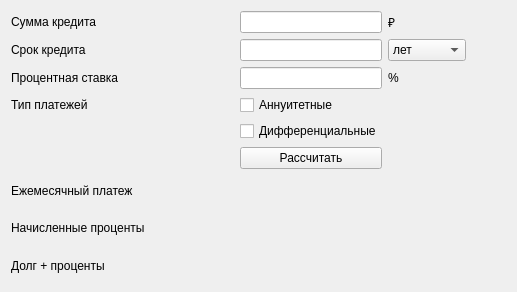
<?xml version="1.0" encoding="UTF-8"?>
<ui version="4.0">
 <class>CreditCalc</class>
 <widget class="QWidget" name="CreditCalc">
  <property name="geometry">
   <rect>
    <x>0</x>
    <y>0</y>
    <width>517</width>
    <height>292</height>
   </rect>
  </property>
  <property name="windowTitle">
   <string>Form</string>
  </property>
  <layout class="QGridLayout" name="gridLayout">
   <item row="7" column="0">
    <widget class="QLabel" name="label_7">
     <property name="text">
      <string>Ежемесячный платеж</string>
     </property>
    </widget>
   </item>
   <item row="9" column="2">
    <widget class="QLabel" name="pay_label">
     <property name="text">
      <string/>
     </property>
    </widget>
   </item>
   <item row="1" column="3">
    <widget class="QComboBox" name="comb_year_mont">
     <item>
      <property name="text">
       <string>лет</string>
      </property>
     </item>
     <item>
      <property name="text">
       <string>месяцев</string>
      </property>
     </item>
    </widget>
   </item>
   <item row="8" column="0">
    <widget class="QLabel" name="label_8">
     <property name="text">
      <string>Начисленные проценты</string>
     </property>
    </widget>
   </item>
   <item row="0" column="4">
    <spacer name="horizontalSpacer">
     <property name="orientation">
      <enum>Qt::Horizontal</enum>
     </property>
     <property name="sizeType">
      <enum>QSizePolicy::Ignored</enum>
     </property>
     <property name="sizeHint" stdset="0">
      <size>
       <width>40</width>
       <height>20</height>
      </size>
     </property>
    </spacer>
   </item>
   <item row="0" column="3">
    <widget class="QLabel" name="label">
     <property name="text">
      <string>₽</string>
     </property>
    </widget>
   </item>
   <item row="3" column="0">
    <widget class="QLabel" name="label_4">
     <property name="text">
      <string>Процентная ставка</string>
     </property>
    </widget>
   </item>
   <item row="6" column="2">
    <widget class="QPushButton" name="pushButton">
     <property name="styleSheet">
      <string notr="true">background color: rgb(53, 152, 220);</string>
     </property>
     <property name="text">
      <string>Рассчитать</string>
     </property>
    </widget>
   </item>
   <item row="0" column="1">
    <spacer name="horizontalSpacer_2">
     <property name="orientation">
      <enum>Qt::Horizontal</enum>
     </property>
     <property name="sizeHint" stdset="0">
      <size>
       <width>40</width>
       <height>20</height>
      </size>
     </property>
    </spacer>
   </item>
   <item row="5" column="2">
    <widget class="QCheckBox" name="diff_checkbox">
     <property name="text">
      <string>Дифференциальные</string>
     </property>
     <attribute name="buttonGroup">
      <string notr="true">buttonGroup</string>
     </attribute>
    </widget>
   </item>
   <item row="9" column="0">
    <widget class="QLabel" name="label_10">
     <property name="text">
      <string>Долг + проценты</string>
     </property>
    </widget>
   </item>
   <item row="1" column="0">
    <widget class="QLabel" name="label_3">
     <property name="sizePolicy">
      <sizepolicy hsizetype="Minimum" vsizetype="Minimum">
       <horstretch>0</horstretch>
       <verstretch>0</verstretch>
      </sizepolicy>
     </property>
     <property name="text">
      <string>Срок кредита</string>
     </property>
    </widget>
   </item>
   <item row="0" column="2">
    <widget class="QLineEdit" name="line_sum">
     <property name="sizePolicy">
      <sizepolicy hsizetype="Minimum" vsizetype="Fixed">
       <horstretch>0</horstretch>
       <verstretch>0</verstretch>
      </sizepolicy>
     </property>
    </widget>
   </item>
   <item row="3" column="3">
    <widget class="QLabel" name="label_5">
     <property name="text">
      <string>%</string>
     </property>
    </widget>
   </item>
   <item row="1" column="2">
    <widget class="QLineEdit" name="line_time"/>
   </item>
   <item row="0" column="0">
    <widget class="QLabel" name="label_2">
     <property name="sizePolicy">
      <sizepolicy hsizetype="Preferred" vsizetype="Fixed">
       <horstretch>0</horstretch>
       <verstretch>0</verstretch>
      </sizepolicy>
     </property>
     <property name="text">
      <string>Сумма кредита</string>
     </property>
    </widget>
   </item>
   <item row="4" column="0">
    <widget class="QLabel" name="label_6">
     <property name="text">
      <string>Тип платежей</string>
     </property>
    </widget>
   </item>
   <item row="4" column="2">
    <widget class="QCheckBox" name="ann_checkbox">
     <property name="text">
      <string>Аннуитетные</string>
     </property>
     <attribute name="buttonGroup">
      <string notr="true">buttonGroup</string>
     </attribute>
    </widget>
   </item>
   <item row="3" column="2">
    <widget class="QLineEdit" name="line_per"/>
   </item>
   <item row="8" column="2">
    <widget class="QLabel" name="proc_label">
     <property name="text">
      <string/>
     </property>
    </widget>
   </item>
   <item row="7" column="2">
    <widget class="QLabel" name="month_pay_label">
     <property name="text">
      <string/>
     </property>
    </widget>
   </item>
  </layout>
 </widget>
 <resources/>
 <connections/>
 <buttongroups>
  <buttongroup name="buttonGroup"/>
 </buttongroups>
</ui>
